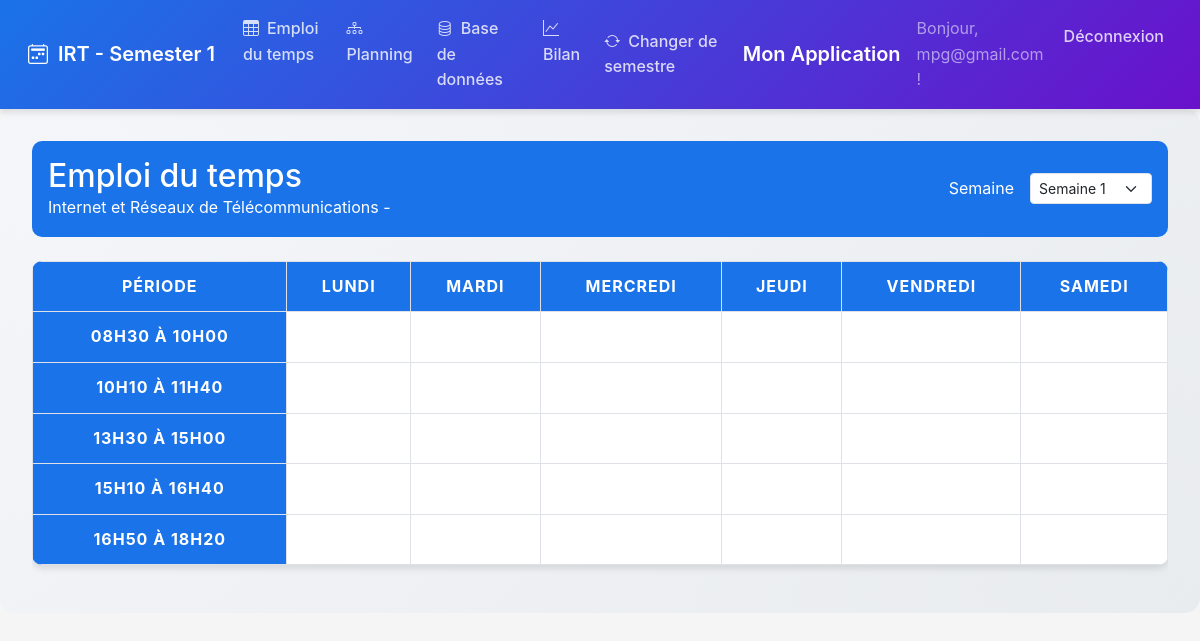
/IRT/S1/schedule/ (signed in), run on the app's committed database.
### schedule/models.py (models this page shows, shortened)
class Department(models.Model):
    code = models.CharField(max_length=10, primary_key=True)  # e.g., IRT, GM
    name = models.CharField(max_length=100)  # e.g., Informatique, Réseaux et Télécommunications

class Semester(models.Model):
    SEMESTER_CHOICES = [
        ('S1', 'Semester 1'),
        ('S2', 'Semester 2'),
        ('S3', 'Semester 3'),
        ('S4', 'Semester 4'),
    ]
    code = models.CharField(max_length=2, choices=SEMESTER_CHOICES)
    department = models.ForeignKey(Department, on_delete=models.CASCADE, related_name='semesters')
    class Meta:
        unique_together = ('code', 'department')

### schedule/views.py (the view)
# urls.py: path('<str:department_code>/<str:semester_code>/schedule/', views.view_schedule, name='schedule'),
@login_required
def view_schedule(request, department_code, semester_code):
    department = get_object_or_404(Department, code=department_code)
    semester = get_object_or_404(Semester, department=department, code=semester_code)
    courses = Course.objects.filter(department=department, semester=semester)
    professors = Professor.objects.all()
    rooms = Room.objects.all()
    course_assignments = CourseAssignment.objects.filter(course__in=courses)
    time_slots = TimeSlot.objects.filter(course_assignment__in=course_assignments)
    schedule_data = []
    for slot in time_slots:
        professor_name = slot.course_assignment.professor.name if slot.course_assignment.professor else 'Non assigné'
        schedule_data.append({
            'day': slot.day,
            'period': slot.period,
            'week': slot.week,
            'course': slot.course_assignment.course.code,
            'professor': professor_name,
            'type': slot.course_assignment.type,
            'room': slot.course_assignment.room.number if slot.course_assignment.room else ''
        })
    context = {
        'department': department,
        'semester': semester,
        'courses': courses,
        'professors': professors,
        'rooms': rooms,
        'schedule_data': json.dumps(schedule_data),
        'days': TimeSlot.DAYS,
        'periods': TimeSlot.PERIODS,
        'weeks': range(1, 17)
    }
    return render(request, 'schedule/schedule.html', context)

### schedule/models.py (called while the page is built)
    def is_chef_departement(self):
        return self.role.startswith('CHEF_')

### schedule/templates/schedule/schedule.html (shortened to what this page needs)
{% extends 'schedule/base.html' %}
{% block content %}
<div class="container-fluid schedule-container">
    <div class="schedule-header">
        <div>
            <h2 class="mb-0">Emploi du temps</h2>
            <p class="mb-0">{{ department.name }} - {{ semester.name }}</p>
        </div>
        <div class="week-selector">
            <label for="weekSelect" class="text-white">Semaine</label>
            <select class="form-select form-select-sm w-auto" id="weekSelect">
                {% for week in weeks %}
                <option value="{{ week }}">Semaine {{ week }}</option>
                {% endfor %}
            </select>
        </div>
    </div>
    <div class="table-responsive">
        <table class="table table-bordered schedule-table">
            <thead>
                <tr>
                    <th>Période</th>
                    {% for day in days %}
                    <th>{{ day.1 }}</th>
                    {% endfor %}
                </tr>
            </thead>
            <tbody>
                {% for period in periods %}
                <tr>
                    <th>{{ period.1 }}</th>
                    {% for day in days %}
                    <td id="cell_{{ day.0 }}_{{ period.0 }}"
                        data-day="{{ day.0 }}"
                        data-period="{{ period.0 }}">
                    </td>
                    {% endfor %}
                </tr>
                {% endfor %}
            </tbody>
        </table>
    </div>
</div>
{% endblock %}

### schedule/templates/schedule/base.html (shortened to what this page needs)
<!DOCTYPE html>
<html lang="fr">
<head>
    <link href="https://cdn.jsdelivr.net/npm/bootstrap@5.3.2/dist/css/bootstrap.min.css" rel="stylesheet">
    <link rel="stylesheet" href="https://cdn.jsdelivr.net/npm/bootstrap-icons@1.11.1/font/bootstrap-icons.css">
</head>
<body>
    <nav class="navbar navbar-expand-lg navbar-dark">
        <div class="container-fluid">
            {% if department %}
                <a class="navbar-brand" href="{% url 'department_select' %}">
                    <i class="bi bi-calendar2-week"></i>
                    {{ department.code }}{% if semester %} - {{ semester.get_code_display }}{% endif %}
                </a>
                <div class="collapse navbar-collapse" id="navbarNav">
                    <ul class="navbar-nav">
                        {% if semester %}
                        <li class="nav-item">
                            <a class="nav-link" href="{% url 'schedule' department.code semester.code %}">
                                <i class="bi bi-table me-2"></i>Emploi du temps
                            </a>
                        </li>
                        <li class="nav-item">
                            <a class="nav-link" href="{% url 'plan' department.code semester.code %}">
                                <i class="bi bi-diagram-3 me-2"></i>Planning
                            </a>
                        </li>
                        <li class="nav-item">
                            <a class="nav-link" href="{% url 'database' department.code semester.code %}">
                                <i class="bi bi-database me-2"></i>Base de données
                            </a>
                        </li>
                        <li class="nav-item">
                            <a class="nav-link" href="{% url 'bilan' department.code semester.code %}">
                                <i class="bi bi-graph-up me-2"></i>Bilan
                            </a>
                        </li>
                        {% endif %}
                    </ul>
                    <ul class="navbar-nav ms-auto">
                        <li class="nav-item">
                            <a class="nav-link" href="{% url 'semester_select' department.code %}">
                                <i class="bi bi-arrow-repeat me-2"></i>Changer de semestre
                            </a>
                        </li>
                    </ul>
                </div>
            {% else %}
                <a class="navbar-brand" href="{% url 'department_select' %}">
                    <i class="bi bi-calendar2-week"></i>Emploi du temps
                </a>
            {% endif %}
        </div>
        <a class="navbar-brand" href="/">Mon Application</a>
        <div class="collapse navbar-collapse">
            <ul class="navbar-nav ml-auto">
                {% if user.is_authenticated %}
                    <li class="nav-item">
                        <span class="navbar-text">Bonjour, {{ user.username }} !</span>
                    </li>
                    <li class="nav-item">
                        <form action="{% url 'logout' %}" method="post">
                            <button type="submit" class="logout-button">Déconnexion</button>
                        </form>
                    </li>
                {% else %}
                    <li class="nav-item">
                        <a class="nav-link" href="{% url 'login' %}">Connexion</a>
                    </li>
                {% endif %}
            </ul>
        </div>
    </nav>
    <div class="schedule-container">
        {% block content %}{% endblock %}
    </div>
</body>
</html>

### schedule/templates/schedule/schedule.html (style rules this page uses)
:root { --bg-light: #f4f6f9; --card-shadow: 0 4px 6px rgba(0,0,0,0.1); }
.schedule-container { background: linear-gradient(135deg, var(--bg-light) 0%, #e9ecef 100%); padding: 2rem; border-radius: 15px; }
.schedule-header { display: flex; justify-content: space-between; align-items: center; margin-bottom: 1.5rem; background-color: var(--primary-color); color: white; padding: 1rem; border-radius: 10px; }
.week-selector { display: flex; align-items: center; gap: 1rem; }
.schedule-table { background-color: white; border-radius: 10px; box-shadow: var(--card-shadow); overflow: hidden; }
.schedule-table th { background-color: var(--primary-color); color: white; padding: 12px; text-align: center; text-transform: uppercase; letter-spacing: 1px; }
.schedule-table td { padding: 10px; vertical-align: top; position: relative; }

### schedule/templates/schedule/base.html (style rules this page uses)
:root { --primary-color: #1a73e8; --secondary-color: #34a853; --accent-color: #ea4335; --background-light: #f5f5f5; --text-dark: #202124; --transition-speed: 0.3s; }
* { box-sizing: border-box; transition: all var(--transition-speed) ease; }
body, html { height: 100%; margin: 0; font-family: -apple-system, BlinkMacSystemFont, 'Segoe UI', Roboto, Oxygen, Ubuntu, Cantarell, 'Open Sans', 'Helvetica Neue', sans-serif; background-color: var(--background-light); color: var(--text-dark); line-height: 1.6; }
.navbar { background: linear-gradient(135deg, var(--primary-color), #6a11cb); box-shadow: 0 4px 6px rgba(0,0,0,0.1); padding: 0.5rem 1rem; }
.navbar-brand { font-weight: 600; color: white !important; display: flex; align-items: center; }
.navbar-brand i { margin-right: 10px; }
.nav-link { color: rgba(255,255,255,0.8) !important; font-weight: 500; position: relative; padding: 0.5rem 1rem; margin: 0 0.25rem; border-radius: 4px; transition: all var(--transition-speed) ease; }
.nav-link::after { content: ''; position: absolute; width: 0; height: 2px; bottom: -5px; left: 50%; background-color: white; transition: width 0.3s ease; transform: translateX(-50%); }
.schedule-container { width: 100%; overflow-x: auto; padding: 1rem; }
.logout-button { background: none; border: none; padding: 0.5rem 1rem; color: rgba(255,255,255,0.8) !important; font-weight: 500; cursor: pointer; margin: 0 0.25rem; border-radius: 4px; transition: all var(--transition-speed) ease; }

### data on the page
Department: code "IRT", name "Internet et Réseaux de Télécommunications"
Semester: code "Semester 1"

### other printed values
{{ user.username }} "mpg@gmail.com"
{{ day.1 }} "LUNDI" "MARDI" "MERCREDI" "JEUDI" "VENDREDI" "SAMEDI"
{{ period.1 }} "08H30 À 10H00" "10H10 À 11H40" "13H30 À 15H00" "15H10 À 16H40" "16H50 À 18H20"
